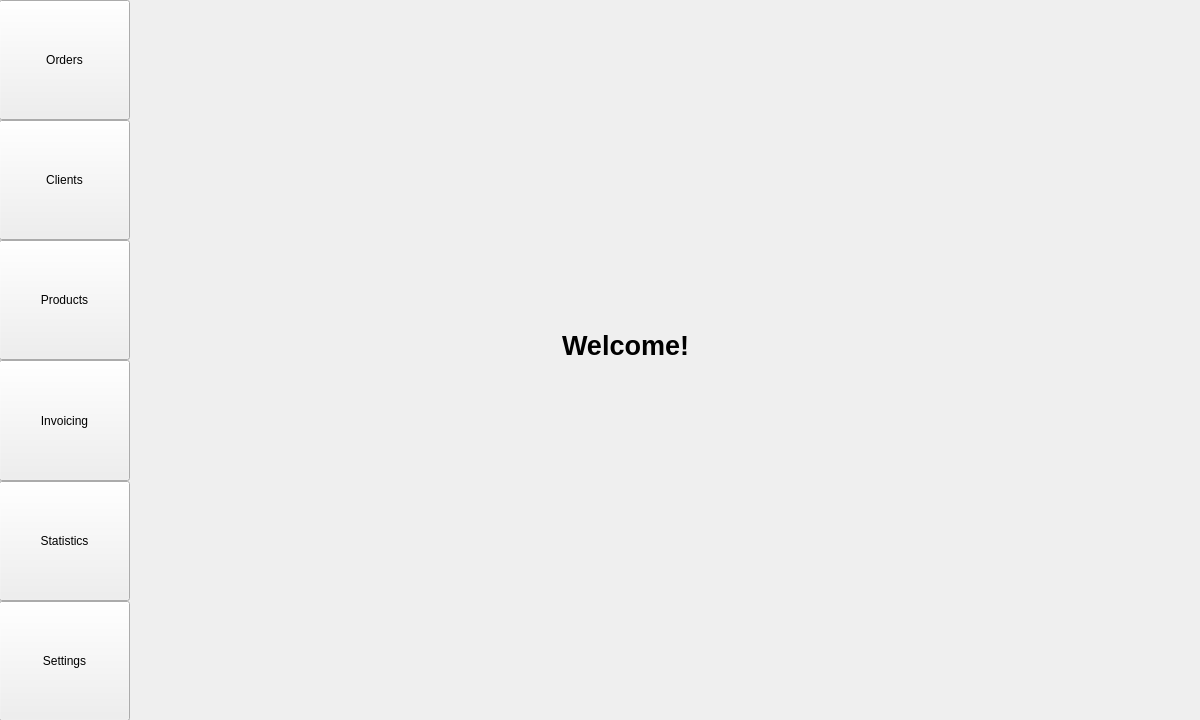
<?xml version="1.0" encoding="UTF-8"?>
<ui version="4.0">
 <class>MainWindow_mainView</class>
 <widget class="QMainWindow" name="MainWindow_mainView">
  <property name="geometry">
   <rect>
    <x>0</x>
    <y>0</y>
    <width>1200</width>
    <height>720</height>
   </rect>
  </property>
  <property name="sizePolicy">
   <sizepolicy hsizetype="Preferred" vsizetype="Expanding">
    <horstretch>0</horstretch>
    <verstretch>0</verstretch>
   </sizepolicy>
  </property>
  <property name="windowTitle">
   <string>MainWindow</string>
  </property>
  <widget class="QWidget" name="centralwidget">
   <widget class="QWidget" name="verticalLayoutWidget">
    <property name="geometry">
     <rect>
      <x>-1</x>
      <y>0</y>
      <width>131</width>
      <height>721</height>
     </rect>
    </property>
    <layout class="QVBoxLayout" name="ui_vLayout_viewMain">
     <property name="spacing">
      <number>0</number>
     </property>
     <property name="sizeConstraint">
      <enum>QLayout::SetMaximumSize</enum>
     </property>
     <item>
      <widget class="QPushButton" name="ux_pButton_orders">
       <property name="sizePolicy">
        <sizepolicy hsizetype="Minimum" vsizetype="Expanding">
         <horstretch>0</horstretch>
         <verstretch>0</verstretch>
        </sizepolicy>
       </property>
       <property name="baseSize">
        <size>
         <width>0</width>
         <height>0</height>
        </size>
       </property>
       <property name="text">
        <string>Orders</string>
       </property>
      </widget>
     </item>
     <item>
      <widget class="QPushButton" name="ux_pButton_clients">
       <property name="sizePolicy">
        <sizepolicy hsizetype="Minimum" vsizetype="Expanding">
         <horstretch>0</horstretch>
         <verstretch>0</verstretch>
        </sizepolicy>
       </property>
       <property name="text">
        <string>Clients</string>
       </property>
      </widget>
     </item>
     <item>
      <widget class="QPushButton" name="ux_pButton_products">
       <property name="sizePolicy">
        <sizepolicy hsizetype="Minimum" vsizetype="Expanding">
         <horstretch>0</horstretch>
         <verstretch>0</verstretch>
        </sizepolicy>
       </property>
       <property name="text">
        <string>Products</string>
       </property>
      </widget>
     </item>
     <item>
      <widget class="QPushButton" name="ux_pButton_invoicing">
       <property name="sizePolicy">
        <sizepolicy hsizetype="Minimum" vsizetype="Expanding">
         <horstretch>0</horstretch>
         <verstretch>0</verstretch>
        </sizepolicy>
       </property>
       <property name="text">
        <string>Invoicing</string>
       </property>
      </widget>
     </item>
     <item>
      <widget class="QPushButton" name="ux_pButton_statistics">
       <property name="sizePolicy">
        <sizepolicy hsizetype="Minimum" vsizetype="Expanding">
         <horstretch>0</horstretch>
         <verstretch>0</verstretch>
        </sizepolicy>
       </property>
       <property name="text">
        <string>Statistics</string>
       </property>
      </widget>
     </item>
     <item>
      <widget class="QPushButton" name="ux_pButton_settings">
       <property name="sizePolicy">
        <sizepolicy hsizetype="Minimum" vsizetype="Expanding">
         <horstretch>0</horstretch>
         <verstretch>0</verstretch>
        </sizepolicy>
       </property>
       <property name="text">
        <string>Settings</string>
       </property>
      </widget>
     </item>
    </layout>
   </widget>
   <widget class="QLabel" name="label">
    <property name="geometry">
     <rect>
      <x>510</x>
      <y>270</y>
      <width>231</width>
      <height>151</height>
     </rect>
    </property>
    <property name="font">
     <font>
      <pointsize>20</pointsize>
      <weight>75</weight>
      <bold>true</bold>
      <underline>false</underline>
     </font>
    </property>
    <property name="text">
     <string>Welcome!</string>
    </property>
    <property name="alignment">
     <set>Qt::AlignCenter</set>
    </property>
   </widget>
  </widget>
 </widget>
 <resources/>
 <connections/>
</ui>
